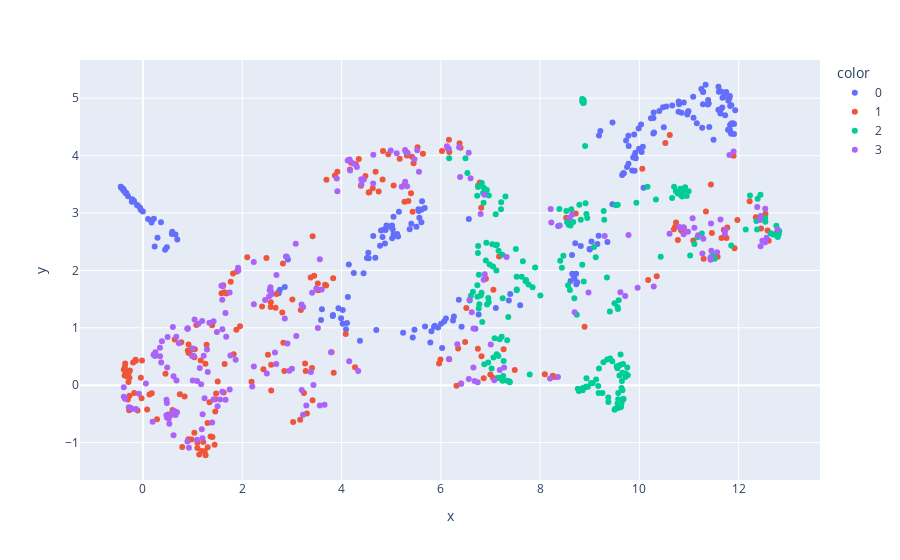

Notebook cell for this chart:
### Markdown cell above
# Interperting the poor accuracy

### Code cell
import umap 
import plotly.express as px
reducer = umap.UMAP(n_components=2)
reduction = reducer.fit_transform(df[df.columns[:18]])
comp1, comp2 = reduction[:,0], reduction[:,1]

px.scatter(x=comp1, y=comp2, color=df[18].astype(str))

### Figure 1 — Plotly figure (JSON) as saved in the notebook; plotly's stock layout.template omitted (floating-point values rounded to 4 significant figures; data arrays with more than 128 entries replaced by an {"elided": "..."} marker saying what was removed)
{"data": [{"hovertemplate": "color=0<br>x=%{x}<br>y=%{y}<extra></extra>", "legendgroup": "0", "marker": {"color": "#636efa", "symbol": "circle"}, "mode": "markers", "name": "0", "orientation": "v", "showlegend": true, "type": "scatter", "x": {"elided": "218 float values"}, "xaxis": "x", "y": {"elided": "218 float values"}, "yaxis": "y"}, {"hovertemplate": "color=1<br>x=%{x}<br>y=%{y}<extra></extra>", "legendgroup": "1", "marker": {"color": "#EF553B", "symbol": "circle"}, "mode": "markers", "name": "1", "orientation": "v", "showlegend": true, "type": "scatter", "x": {"elided": "217 float values"}, "xaxis": "x", "y": {"elided": "217 float values"}, "yaxis": "y"}, {"hovertemplate": "color=2<br>x=%{x}<br>y=%{y}<extra></extra>", "legendgroup": "2", "marker": {"color": "#00cc96", "symbol": "circle"}, "mode": "markers", "name": "2", "orientation": "v", "showlegend": true, "type": "scatter", "x": {"elided": "199 float values"}, "xaxis": "x", "y": {"elided": "199 float values"}, "yaxis": "y"}, {"hovertemplate": "color=3<br>x=%{x}<br>y=%{y}<extra></extra>", "legendgroup": "3", "marker": {"color": "#ab63fa", "symbol": "circle"}, "mode": "markers", "name": "3", "orientation": "v", "showlegend": true, "type": "scatter", "x": {"elided": "212 float values"}, "xaxis": "x", "y": {"elided": "212 float values"}, "yaxis": "y"}], "layout": {"legend": {"title": {"text": "color"}, "tracegroupgap": 0}, "margin": {"t": 60}, "xaxis": {"anchor": "y", "domain": [0, 1], "title": {"text": "x"}}, "yaxis": {"anchor": "x", "domain": [0, 1], "title": {"text": "y"}}}}
